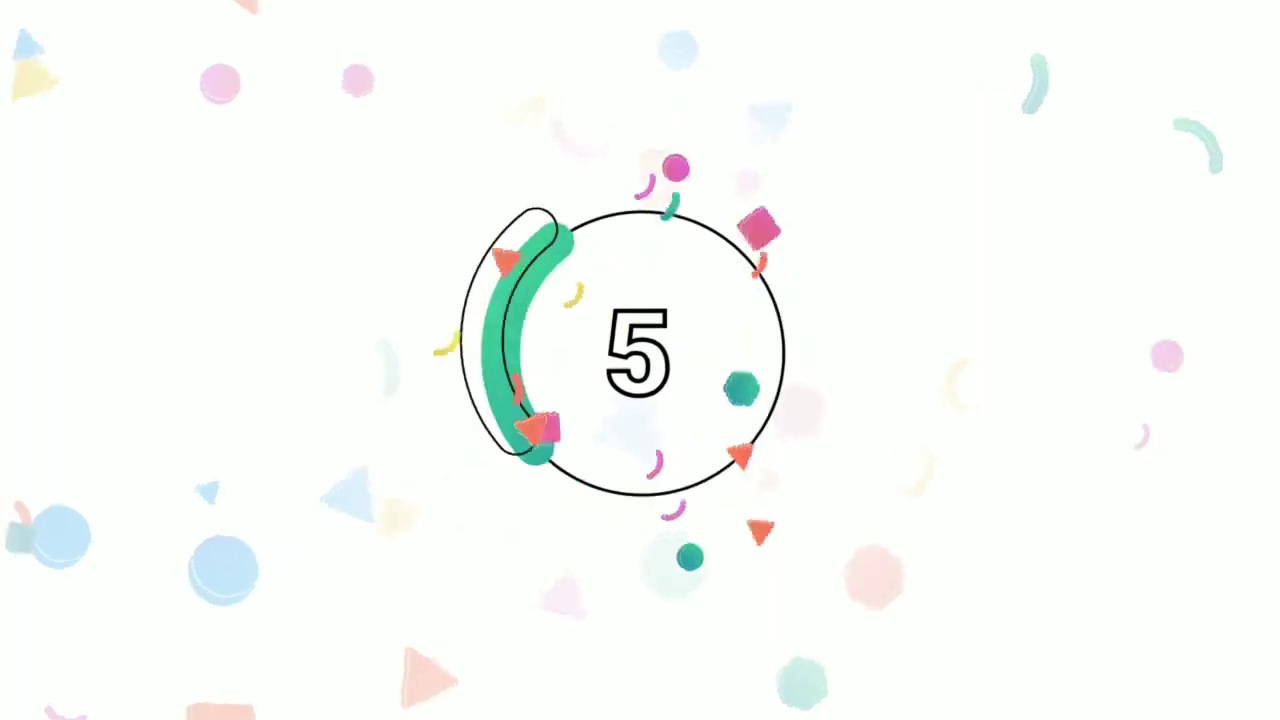
#> input picture frame 12 of Assignments/Week4/Python/Video_python/youtube.mp4, 1280 x 720 px
$ python testvideo.py
#> lines starting #> are read from the running program, lines starting #| are printed output that depends on the picture
import cv2

vidcap = cv2.VideoCapture('youtube.mp4')
success , image = vidcap.read()
#> image is the input picture: shape (720, 1280, 3); mean B, G, R 248.2, 251.2, 248.3
count = 0
success = True
sec = 0
frameRate = 0.5 # Change this number to 1 for each 1 second

def getFrame(sec):
#> called with sec = 0
        vidcap.set(cv2.CAP_PROP_POS_MSEC,sec*1000)
        hasFrames,image = vidcap.read()
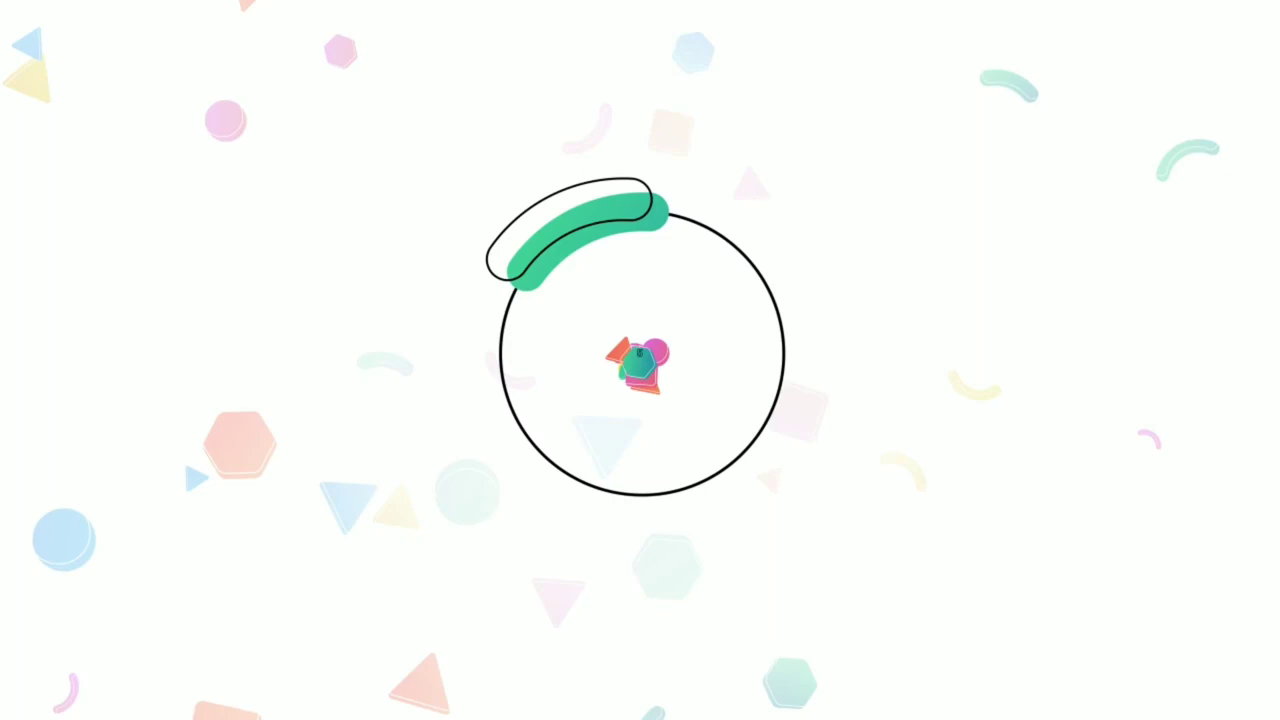
#> input picture frame 0 of Assignments/Week4/Python/Video_python/youtube.mp4, 1280 x 720 px
#> image is the input picture: shape (720, 1280, 3); mean B, G, R 249.4, 252.6, 249.7
        if hasFrames:
            cv2.imwrite("frame%d.jpg" % count,image) # Save frame as JPG file
        return hasFrames


success = getFrame(sec)
#> success = True
while success:
    count = count + 1
    sec = sec + frameRate
    sec = round(sec, 2)
    success = getFrame(sec)
#> this loop made 11 passes
#> (sec, success) on passes 1 to 11: (0.5, True), (1, True), (1.5, True), (2, True), (2.5, True), (3, True), (3.5, True), (4, True), (4.5, True), (5, True), (5.5, False)
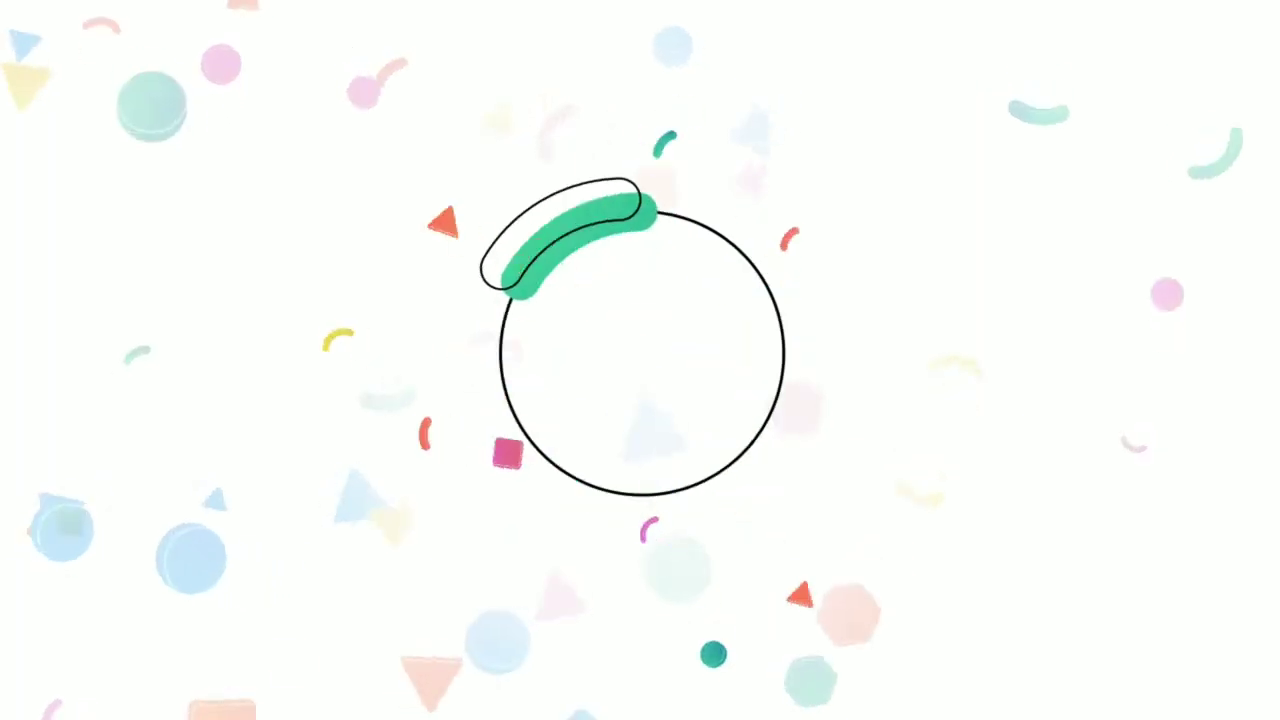
#> input picture frame 25 of Assignments/Week4/Python/Video_python/youtube.mp4, 1280 x 720 px
#> pass 3, in getFrame (call 4), `hasFrames,image = vidcap.read()`:
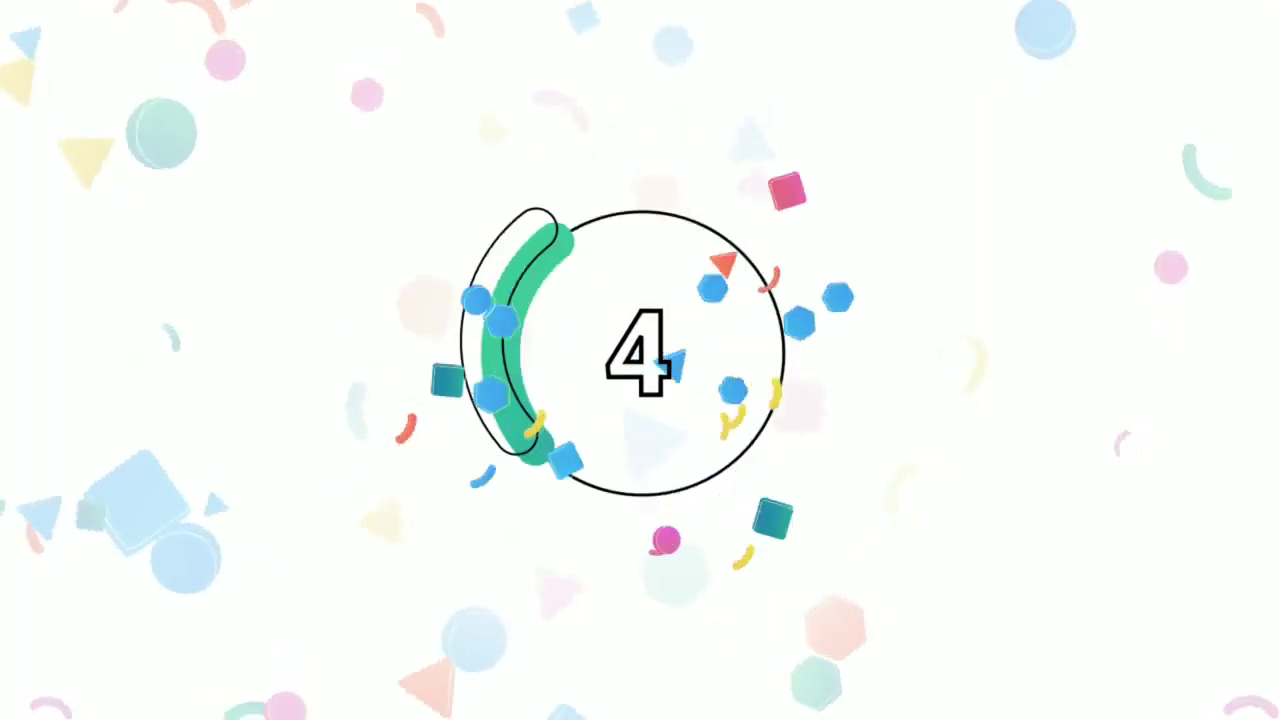
#> image: shape (720, 1280, 3); mean B, G, R 248.1, 250.5, 246.2
#> after the loop, count = 11; sec = 5.5


# [5 lines of commented-out code are left out]

$ run again, starting later in the video
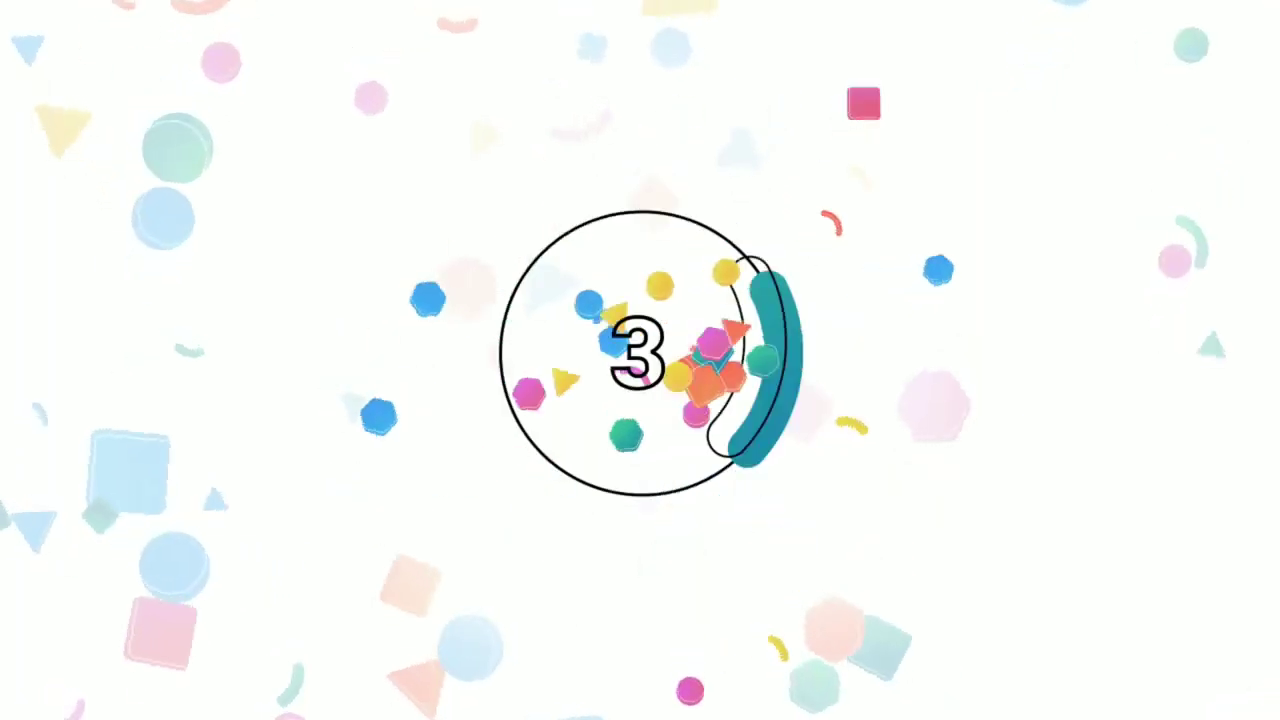
#> input picture frame 56 of Assignments/Week4/Python/Video_python/youtube.mp4, 1280 x 720 px
#> image is the input picture: shape (720, 1280, 3); mean B, G, R 247.4, 249.5, 246.6
#> `success = getFrame(sec)`: success = True
#> the loop `while success:` made 11 passes
#> (sec, success) on passes 1 to 8: (0.5, True), (1, True), (1.5, True), (2, True), (2.5, True), (3, True), (3.5, True), (4, True)
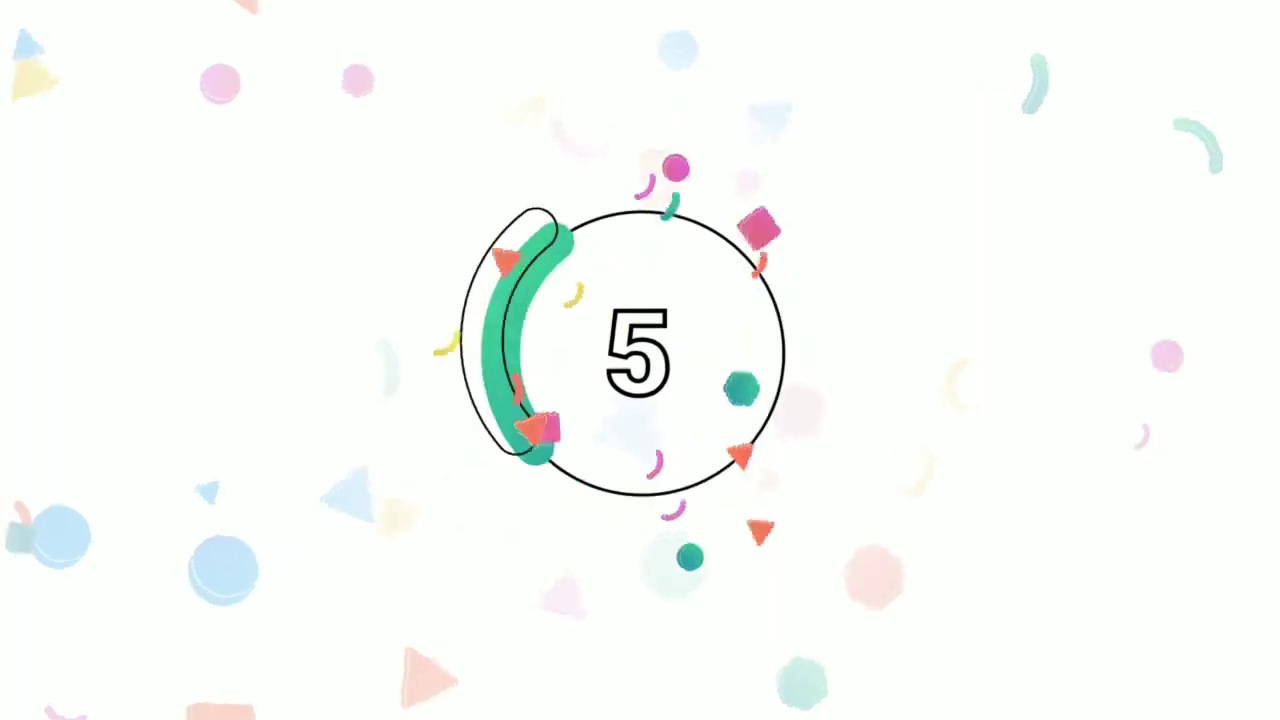
#> input picture frame 12 of Assignments/Week4/Python/Video_python/youtube.mp4, 1280 x 720 px
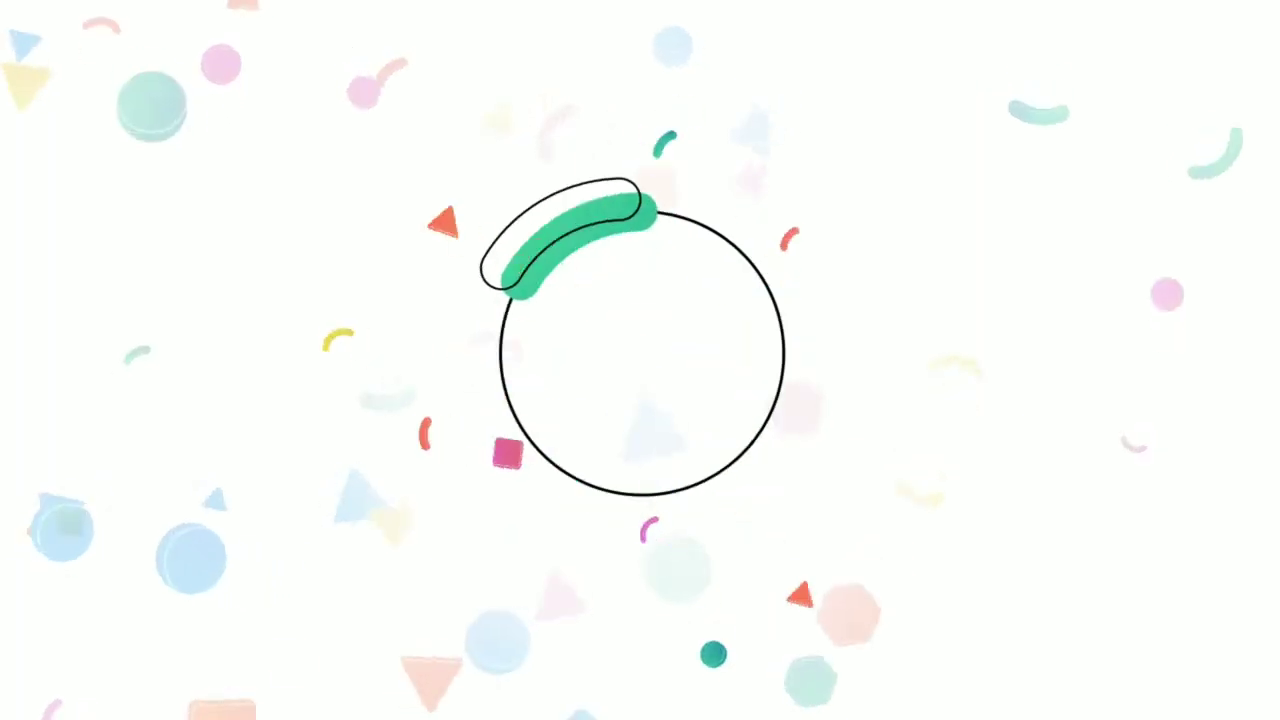
#> input picture frame 25 of Assignments/Week4/Python/Video_python/youtube.mp4, 1280 x 720 px
#> after the loop `while success:`: count = 11; sec = 5.5

$ run again, starting later in the video
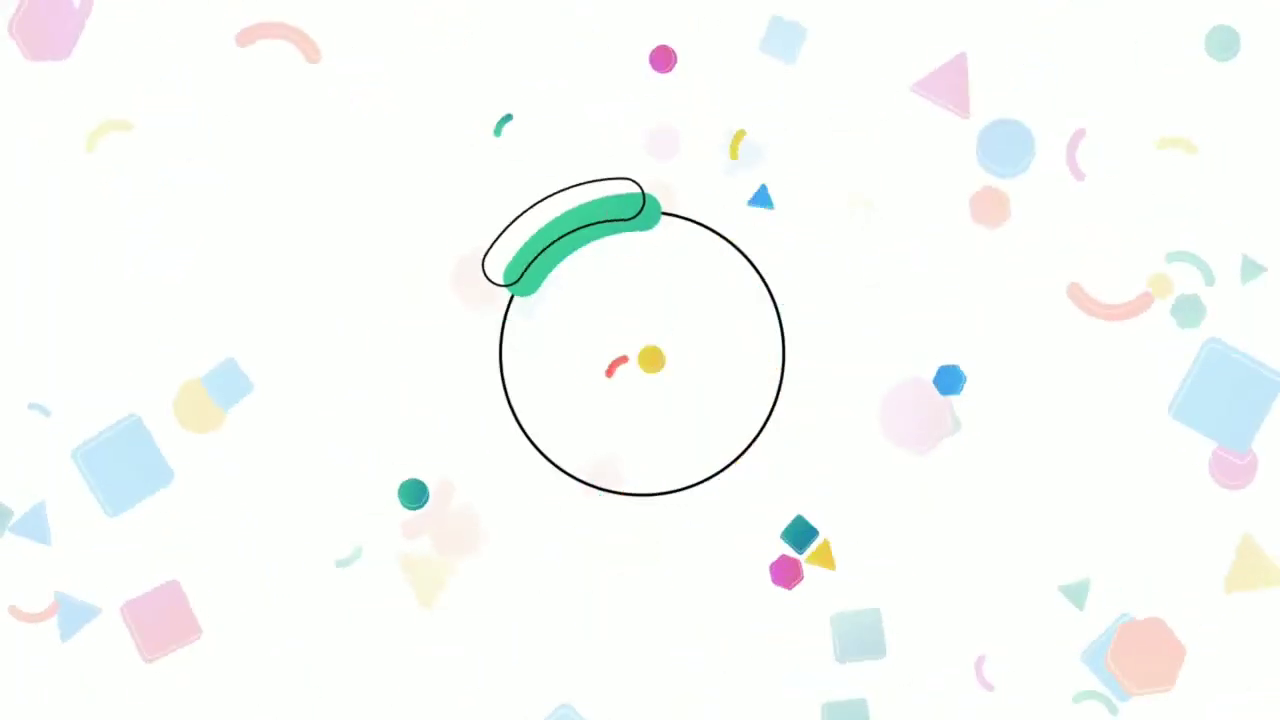
#> input picture frame 100 of Assignments/Week4/Python/Video_python/youtube.mp4, 1280 x 720 px
#> image is the input picture: shape (720, 1280, 3); mean B, G, R 248.3, 250.9, 247.9
#> `success = getFrame(sec)`: success = True
#> the loop `while success:` made 11 passes
#> (sec, success) on passes 1 to 8: (0.5, True), (1, True), (1.5, True), (2, True), (2.5, True), (3, True), (3.5, True), (4, True)
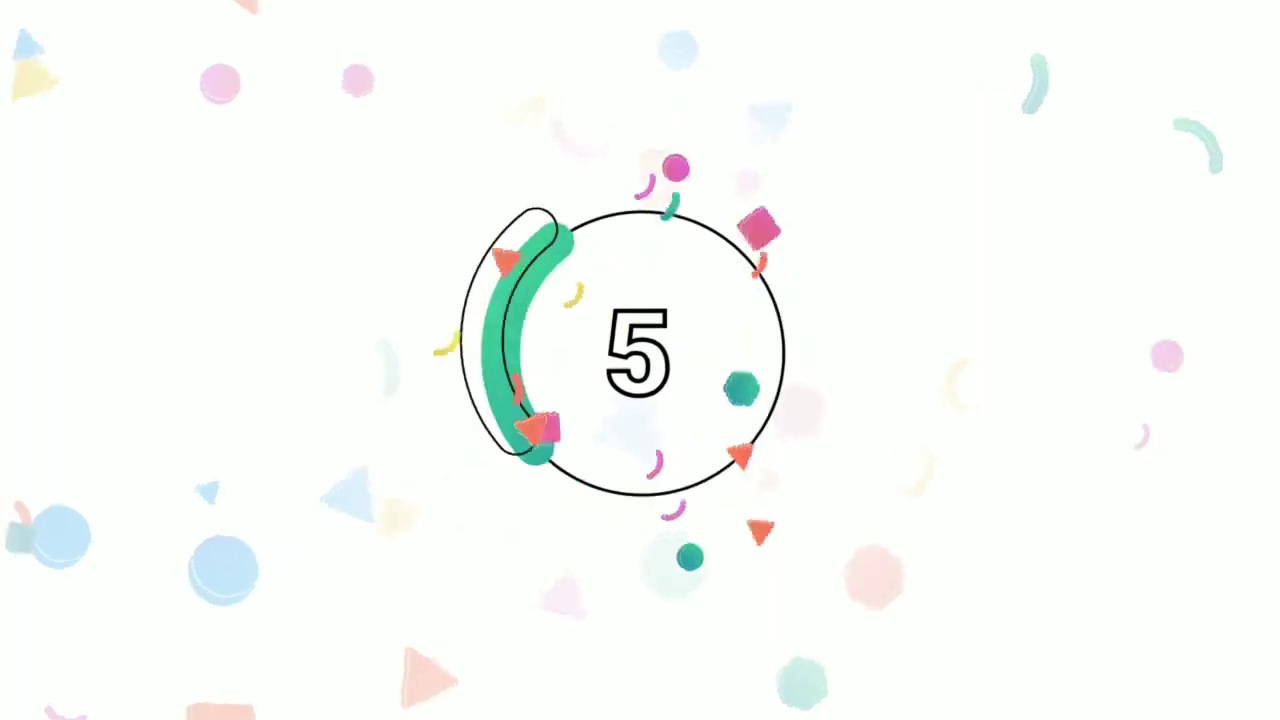
#> input picture frame 12 of Assignments/Week4/Python/Video_python/youtube.mp4, 1280 x 720 px
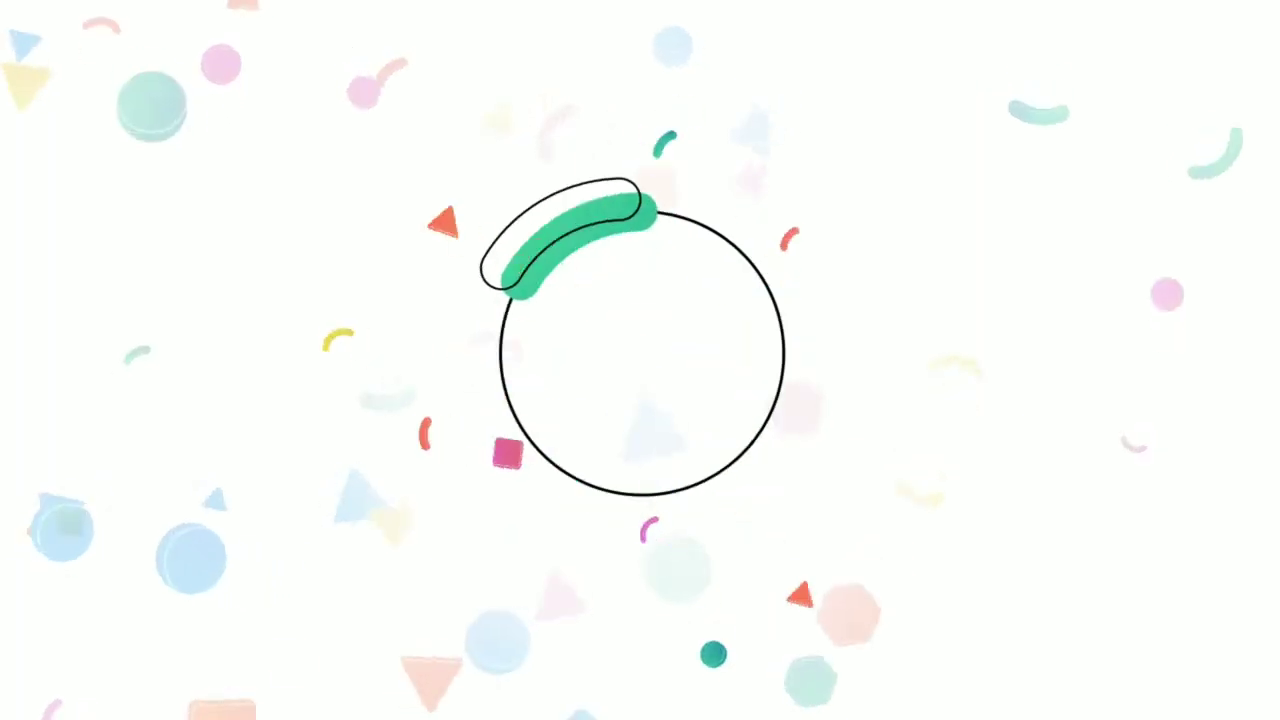
#> input picture frame 25 of Assignments/Week4/Python/Video_python/youtube.mp4, 1280 x 720 px
#> after the loop `while success:`: count = 11; sec = 5.5
